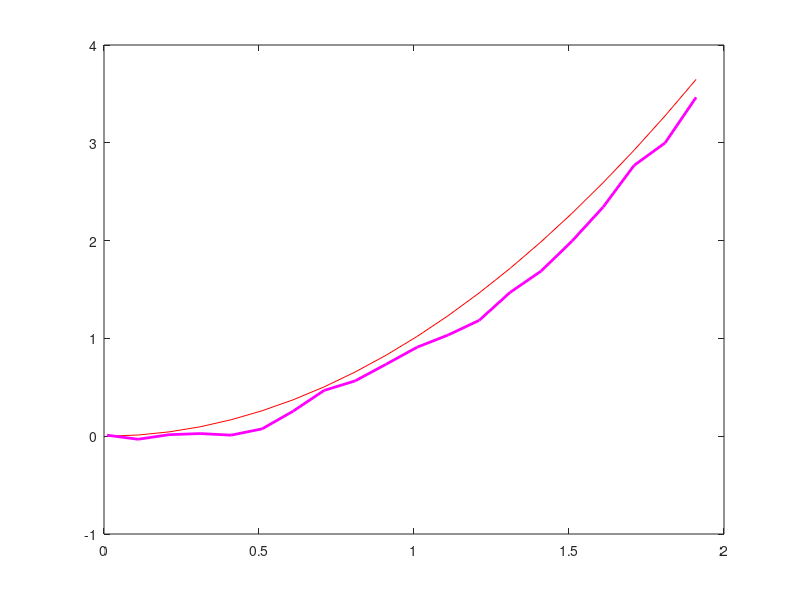

Recreate this plot in MATLAB.
t=0.01:0.1:2;
L=length(t);

x=zeros(1,L);
y=x;

for i=1:L
    x(i)=t(i)^2;
    y(i)=x(i)+normrnd(0,0.1); 
    y2(i)=x(i)+normrnd(0,0.1); 
end


dt=0.1;

F2=[1,dt,0.5*dt^2;0,1,dt;0,0,1];%%%此处要注意矩阵是否病态，若dt特别小，易导致矩阵病态或精度丢失

H2=[1,0,0];

Q2=[1, 0, 0;0, 0.01, 0;0, 0,0.0001];

R2=1;


Xplus2=zeros(3,L);
Xplus2(1,1)=0.1^2;

Xplus2(2,1)=0;

Xplus2(3,1)=0;

Pplus2=[0.01, 0,0;0, 0.01,0;0,0,0.0001];


for i=2:L
    Xminus2=F2*Xplus2(:,i-1);
    Pminus2 = F2*Pplus2*F2'+ Q2;
    
    
    K2 = Pminus2*H2'*inv(H2*Pminus2*H2'+R2);
    Xplus2(:,i) = Xminus2 + K2*(y(i)-H2*Xminus2);
    Pplus2 = (eye(3) - K2*H2)*Pminus2;
end


F3=[1,dt,0.5*dt^2;0,1,dt;0,0,1];
H3=[1,0,0;1,0,0];
Q3=[1,0, 0;0,0.01,0;0,0,0.0001];
R3=[1,0;1,0];

Xplus3=zeros(3,L);

Xplus3(1,1)=0.1^2;

Xplus3(2,1)=0;

Xplus3(3,1)=0;

Pplus3=[0.01, 0,0;0, 0.01,0;0,0, 0.0001]; 

for i=2:L
    Xminus3 = F3*Xplus3(:,i-1);
    Pminus3 = F3*Pplus3*F3' + Q3;
    
    K3=Pminus3*H3'*inv(H3*Pminus3*H3'+R3);
    Y=zeros(2,1);

     Y(1,1)= y(i);

     Y(2,1)=y2(i);

     Xplus3(:,i)=Xminus3+K3*(Y-H3*Xminus3);
     Pplus3=(eye(3) - K3*H3)*Pminus3;
end
plot(t,x,'r',t, Xplus2(1,:), 'm','LineWidth',2); 




